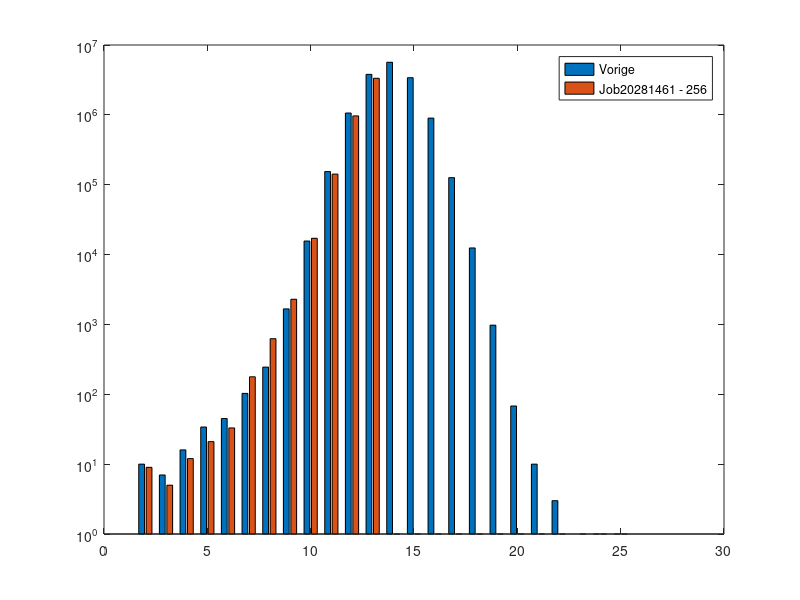

MATLAB code to generate this figure:
X = 2:25
n = 12
Y2 = zeros([1 24])
Y1 = [10, 7, 16, 34, 45, 103, 245, 1669, 15624, 154239, 1062174, 3797288, 5661054, 3404493, 898401, 126276, 12442, 976, 68, 10, 3, 1, 0, 0]
Y2(1:n) = [9, 5, 12, 21, 33, 178, 625, 2292, 17111, 141878, 966757, 3337937]

T = [Y1 ; Y2]

M = zeros([1 24])
M(1:n) = (Y1(1:n) - Y2(1:n))/60000

bar(X, T')
set(gca,'YScale','log')
legend('Vorige', 'Job20281461 - 256')

%bar(X, M')
